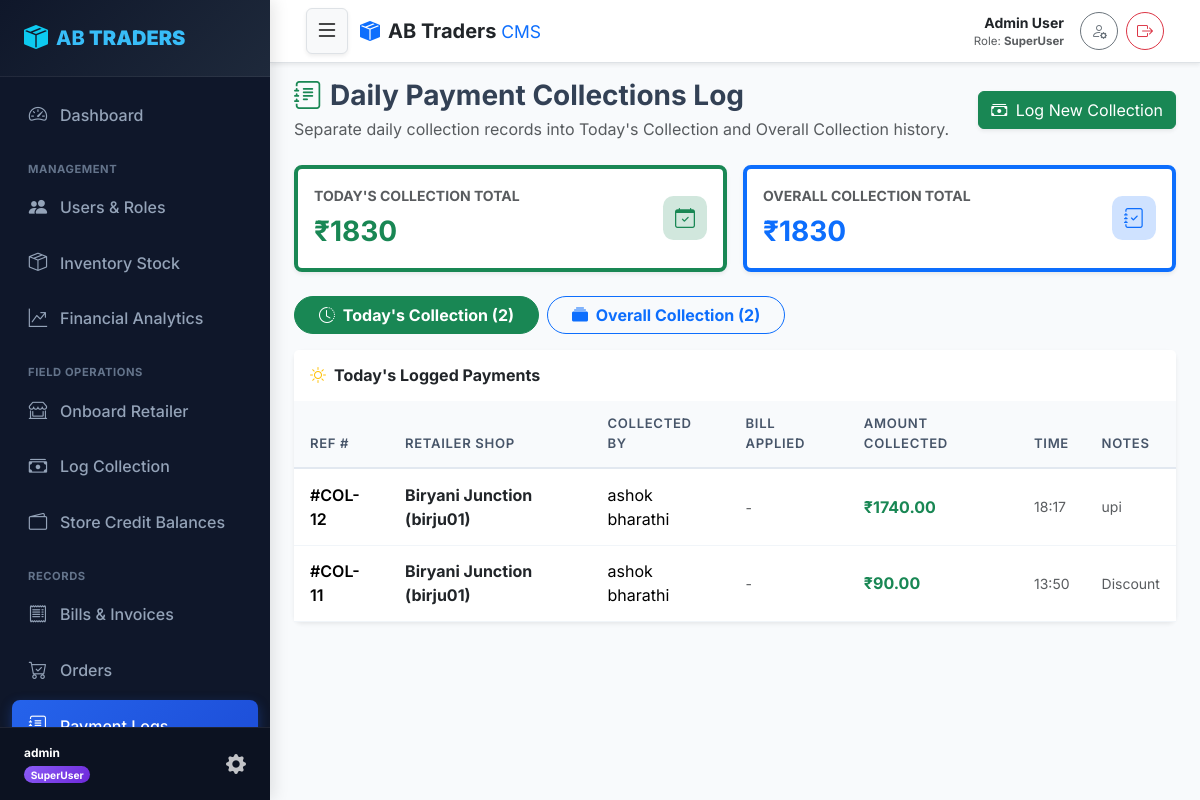
The app's page /collections/ (signed in) with its own data.
### core/models.py (models this page shows, shortened)
class User(AbstractUser):
    class Role(models.TextChoices):
        SUPERUSER = 'SUPERUSER', 'SuperUser'
        OWNER = 'OWNER', 'Owner'
        STAFF = 'STAFF', 'Staff'
        RETAILER = 'RETAILER', 'Retailer'
    role = models.CharField(max_length=20, choices=Role.choices, default=Role.RETAILER)
    phone_number = models.CharField(max_length=15, unique=True, blank=True, null=True)
    is_locked = models.BooleanField(default=False, help_text="Locked users cannot log in.")
    def is_superuser_role(self):
        return self.role == self.Role.SUPERUSER or self.is_superuser
    def is_retailer_role(self):
        return self.role == self.Role.RETAILER
    @property
    def display_name(self):
        full_name = self.get_full_name().strip()
        return full_name if full_name else self.username

class Collection(models.Model):
    retailer = models.ForeignKey(RetailerProfile, on_delete=models.CASCADE, related_name='collections')
    collected_by = models.ForeignKey(User, on_delete=models.SET_NULL, null=True, related_name='collected_payments')
    bill = models.ForeignKey(Bill, on_delete=models.SET_NULL, null=True, blank=True, related_name='collections')
    amount_collected = models.DecimalField(max_digits=12, decimal_places=2)
    collected_at = models.DateTimeField(default=timezone.now)
    notes = models.TextField(blank=True, null=True)

class RetailerProfile(models.Model):
    user = models.OneToOneField(User, on_delete=models.CASCADE, related_name='retailer_profile')
    shop_number = models.CharField(max_length=50, unique=True)
    shop_name = models.CharField(max_length=150)
    address = models.TextField()
    credit_balance = models.DecimalField(max_digits=12, decimal_places=2, default=Decimal('0.00'))
    qr_code = models.ImageField(upload_to='qr_codes/', null=True, blank=True)

### core/views.py (the view)
# urls.py: path('collections/', views.collections_list_view, name='collections_list'),
@role_required(['SUPERUSER', 'OWNER', 'STAFF', 'RETAILER'])
def collections_list_view(request):
    if request.user.is_retailer_role():
        profile = getattr(request.user, 'retailer_profile', None)
        base_qs = Collection.objects.filter(retailer=profile).order_by('-collected_at')
    else:
        query = request.GET.get('q', '')
        base_qs = Collection.objects.select_related('retailer', 'collected_by', 'bill').order_by('-collected_at')
        if query:
            base_qs = base_qs.filter(
                Q(retailer__shop_name__icontains=query) |
                Q(retailer__shop_number__icontains=query) |
                Q(notes__icontains=query)
            )
    todays_collections = base_qs.filter(collected_at__date=timezone.now().date())
    todays_total = todays_collections.aggregate(Sum('amount_collected'))['amount_collected__sum'] or Decimal('0.00')
    overall_total = base_qs.aggregate(Sum('amount_collected'))['amount_collected__sum'] or Decimal('0.00')
    context = {
        'todays_collections': todays_collections,
        'overall_collections': base_qs,
        'todays_total': todays_total,
        'overall_total': overall_total,
    }
    return render(request, 'collections_list.html', context)

### core/templates/collections_list.html (shortened to what this page needs)
{% extends 'base.html' %}
{% block content %}
<div class="d-flex justify-content-between align-items-center mb-4">
    <div>
        <h3 class="fw-bold mb-1"><i class="bi bi-journal-text text-success me-2"></i>Daily Payment Collections Log</h3>
        <p class="text-muted mb-0">Separate daily collection records into Today's Collection and Overall Collection history.</p>
    </div>
    {% if not user.is_retailer_role %}
    <div>
        <a href="{% url 'log_collection' %}" class="btn btn-success shadow-sm"><i class="bi bi-cash-stack me-1"></i> Log New Collection</a>
    </div>
    {% endif %}
</div>
<div class="row g-3 mb-4">
    <div class="col-md-6">
        <div class="stat-card p-3 border-start border-4 border-success bg-white shadow-sm rounded-3">
            <div class="d-flex align-items-center justify-content-between">
                <div>
                    <div class="text-muted small fw-bold">TODAY'S COLLECTION TOTAL</div>
                    <div class="fs-3 fw-bold text-success mt-1">₹{{ todays_total }}</div>
                </div>
                <div class="stat-icon-wrapper bg-success-subtle text-success">
                    <i class="bi bi-calendar-check"></i>
                </div>
            </div>
        </div>
    </div>
    <div class="col-md-6">
        <div class="stat-card p-3 border-start border-4 border-primary bg-white shadow-sm rounded-3">
            <div class="d-flex align-items-center justify-content-between">
                <div>
                    <div class="text-muted small fw-bold">OVERALL COLLECTION TOTAL</div>
                    <div class="fs-3 fw-bold text-primary mt-1">₹{{ overall_total }}</div>
                </div>
                <div class="stat-icon-wrapper bg-primary-subtle text-primary">
                    <i class="bi bi-journal-check"></i>
                </div>
            </div>
        </div>
    </div>
</div>
<ul class="nav nav-pills mb-3 gap-2" id="collectionTabs" role="tablist">
    <li class="nav-item" role="presentation">
        <button class="nav-item btn btn-outline-success active fw-bold px-4 rounded-pill" id="today-tab" data-bs-toggle="pill" data-bs-target="#today-collections" type="button" role="tab">
            <i class="bi bi-clock-history me-1"></i> Today's Collection ({{ todays_collections.count }})
        </button>
    </li>
    <li class="nav-item" role="presentation">
        <button class="nav-item btn btn-outline-primary fw-bold px-4 rounded-pill" id="overall-tab" data-bs-toggle="pill" data-bs-target="#overall-collections" type="button" role="tab">
            <i class="bi bi-collection-fill me-1"></i> Overall Collection ({{ overall_collections.count }})
        </button>
    </li>
</ul>
<div class="tab-content" id="collectionTabsContent">
    <div class="tab-pane fade show active" id="today-collections" role="tabpanel">
        <div class="card shadow-sm border-0 rounded-3">
            <div class="card-header bg-white py-3 border-0">
                <h6 class="fw-bold mb-0 text-dark"><i class="bi bi-sun text-warning me-2"></i>Today's Logged Payments</h6>
            </div>
            <div class="table-responsive">
                <table class="table custom-table mb-0">
                    <thead>
                        <tr>
                            <th>Ref #</th>
                            <th>Retailer Shop</th>
                            <th>Collected By</th>
                            <th>Bill Applied</th>
                            <th>Amount Collected</th>
                            <th>Time</th>
                            <th>Notes</th>
                        </tr>
                    </thead>
                    <tbody>
                        {% for c in todays_collections %}
                        <tr>
                            <td class="fw-semibold">#COL-{{ c.id }}</td>
                            <td class="fw-bold text-dark">{{ c.retailer.shop_name }} ({{ c.retailer.shop_number }})</td>
                            <td>{% if c.collected_by %}{{ c.collected_by.display_name }}{% else %}System{% endif %}</td>
                            <td>
                                {% if c.bill %}
                                    <a href="{% url 'bill_detail' c.bill.pk %}" class="badge bg-outline-primary text-primary border border-primary text-decoration-none">
                                        <i class="bi bi-receipt me-1"></i>{{ c.bill.bill_number }}
                                    </a>
                                {% else %}
                                    <span class="text-muted small">-</span>
                                {% endif %}
                            </td>
                            <td class="fw-bold text-success fs-6">₹{{ c.amount_collected }}</td>
                            <td class="small text-muted">{{ c.collected_at|date:"H:i" }}</td>
                            <td class="small text-muted">{{ c.notes|default:"-" }}</td>
                        </tr>
                        {% empty %}
                        <tr>
                            <td colspan="7" class="text-center text-muted py-4">No collections logged today yet.</td>
                        </tr>
                        {% endfor %}
                    </tbody>
                </table>
            </div>
        </div>
    </div>
</div>
{% endblock %}

### core/templates/base.html (shortened to what this page needs)
{% load static %}
<!DOCTYPE html>
<html lang="en">
<head>
    <link href="https://cdn.jsdelivr.net/npm/bootstrap@5.3.2/dist/css/bootstrap.min.css" rel="stylesheet">
    <link rel="stylesheet" href="https://cdn.jsdelivr.net/npm/bootstrap-icons@1.11.2/font/bootstrap-icons.min.css">
    <link rel="stylesheet" href="{% static 'css/styles.css' %}">
</head>
<body>
    <div id="wrapper">
        {% if user.is_authenticated %}
        <aside id="sidebar-wrapper" class="sidebar-sticky">
            <div class="sidebar-heading d-flex align-items-center justify-content-between">
                <a href="{% url 'dashboard' %}" class="text-white text-decoration-none d-flex align-items-center">
                    <i class="bi bi-box-seam-fill me-2 text-info fs-4"></i>
                    <span>AB <strong>TRADERS</strong></span>
                </a>
            </div>
            <div class="list-group list-group-sidebar">
                <a href="{% url 'dashboard' %}" class="sidebar-link {% if request.resolver_match.url_name == 'dashboard' %}active{% endif %}">
                    <i class="bi bi-speedometer2"></i> Dashboard
                </a>
                {% if user.is_superuser_role or user.is_owner_role %}
                <div class="sidebar-section-title">Management</div>
                <a href="{% url 'user_list' %}" class="sidebar-link {% if 'user' in request.resolver_match.url_name %}active{% endif %}">
                    <i class="bi bi-people-fill"></i> Users & Roles
                </a>
                <a href="{% url 'inventory_list' %}" class="sidebar-link {% if 'inventory' in request.resolver_match.url_name or 'item' in request.resolver_match.url_name %}active{% endif %}">
                    <i class="bi bi-box-seam"></i> Inventory Stock
                </a>
                <a href="{% url 'owner_analytics' %}" class="sidebar-link {% if request.resolver_match.url_name == 'owner_analytics' %}active{% endif %}">
                    <i class="bi bi-graph-up-arrow"></i> Financial Analytics
                </a>
                {% endif %}
                {% if user.is_superuser_role or user.is_owner_role or user.is_staff_role %}
                <div class="sidebar-section-title">Field Operations</div>
                <a href="{% url 'onboard_retailer' %}" class="sidebar-link {% if request.resolver_match.url_name == 'onboard_retailer' %}active{% endif %}">
                    <i class="bi bi-shop-window"></i> Onboard Retailer
                </a>
                <a href="{% url 'log_collection' %}" class="sidebar-link {% if request.resolver_match.url_name == 'log_collection' %}active{% endif %}">
                    <i class="bi bi-cash-stack"></i> Log Collection
                </a>
                <a href="{% url 'credit_balances' %}" class="sidebar-link {% if request.resolver_match.url_name == 'credit_balances' %}active{% endif %}">
                    <i class="bi bi-wallet2"></i> Store Credit Balances
                </a>
                {% endif %}
                <div class="sidebar-section-title">Records</div>
                <a href="{% url 'bill_list' %}" class="sidebar-link {% if 'bill' in request.resolver_match.url_name %}active{% endif %}">
                    <i class="bi bi-receipt"></i> Bills & Invoices
                </a>
                <a href="{% url 'order_list' %}" class="sidebar-link {% if 'order' in request.resolver_match.url_name %}active{% endif %}">
                    <i class="bi bi-cart-check"></i> Orders
                </a>
                <a href="{% url 'collections_list' %}" class="sidebar-link {% if request.resolver_match.url_name == 'collections_list' %}active{% endif %}">
                    <i class="bi bi-journal-text"></i> Payment Logs
                </a>
            </div>
            <div class="sidebar-footer">
                <div class="d-flex align-items-center justify-content-between">
                    <div>
                        <div class="fw-bold text-white small text-truncate" style="max-width: 150px;">{{ user.username }}</div>
                        <span class="badge
                            {% if user.is_superuser_role %}badge-superuser
                            {% elif user.is_owner_role %}badge-owner
                            {% elif user.is_staff_role %}badge-staff
                            {% else %}badge-retailer{% endif %} rounded-pill mt-1">
                            {{ user.get_role_display }}
                        </span>
                    </div>
                    <a href="{% url 'profile' %}" class="text-white opacity-75 hover-opacity-100" title="My Profile"><i class="bi bi-gear-fill fs-5"></i></a>
                </div>
            </div>
        </aside>
        {% endif %}
        <div id="page-content-wrapper">
            {% if user.is_authenticated %}
            <nav class="navbar top-navbar sticky-top bg-white border-bottom shadow-sm py-2">
                <div class="container-fluid px-3 d-flex align-items-center justify-content-between flex-nowrap">
                    <div class="d-flex align-items-center gap-2">
                        <button type="button" class="btn btn-light me-1 shadow-sm border p-1 px-2" id="sidebarToggle" onclick="toggleSidebarMenu(event)" title="Toggle Navigation Menu">
                            <i class="bi bi-list fs-4"></i>
                        </button>
                        <a class="navbar-brand fw-extrabold text-dark d-flex align-items-center mb-0 me-0 me-md-3" href="{% url 'dashboard' %}">
                            <i class="bi bi-box-seam-fill me-2 text-primary"></i>
                            <span class="fw-bold fs-5 d-none d-sm-inline">AB Traders <span class="text-primary fw-normal small">CMS</span></span>
                        </a>
                    </div>
                    <div class="d-flex align-items-center gap-2">
                        <div class="text-end me-1 me-md-2 d-none d-sm-block">
                            <div class="fw-bold text-dark small text-truncate" style="max-width: 150px;">{{ user.display_name }}</div>
                            <div class="text-muted" style="font-size: 0.72rem;">Role: <strong>{{ user.get_role_display }}</strong></div>
                        </div>
                        <a href="{% url 'profile' %}" class="btn btn-outline-secondary btn-sm rounded-circle p-0 d-flex align-items-center justify-content-center" style="width: 38px; height: 38px;" title="My Profile">
                            <i class="bi bi-person-gear fs-6"></i>
                        </a>
                        <a href="{% url 'logout' %}" class="btn btn-outline-danger btn-sm rounded-circle p-0 d-flex align-items-center justify-content-center" style="width: 38px; height: 38px;" title="Logout">
                            <i class="bi bi-box-arrow-right fs-6"></i>
                        </a>
                    </div>
                </div>
            </nav>
            {% endif %}
            <div class="container-fluid px-3 px-md-4 pt-3">
                {% block content %}{% endblock %}
            </div>
        </div>
    </div>
</body>
</html>

### records on screen
User: username "admin", role "SuperUser", display_name "Admin User"
Collection: id "12", retailer.shop_name "Biryani Junction", retailer.shop_number "birju01", collected_by.display_name "ashok bharathi", amount_collected "1740.00", collected_at "18:17", notes "upi"
Collection: id "11", retailer.shop_name "Biryani Junction", retailer.shop_number "birju01", collected_by.display_name "ashok bharathi", amount_collected "90.00", collected_at "13:50", notes "Discount"

### other values on screen
{{ todays_total }} "1830"
{{ overall_total }} "1830"
{{ todays_collections.count }} "2"
{{ overall_collections.count }} "2"
